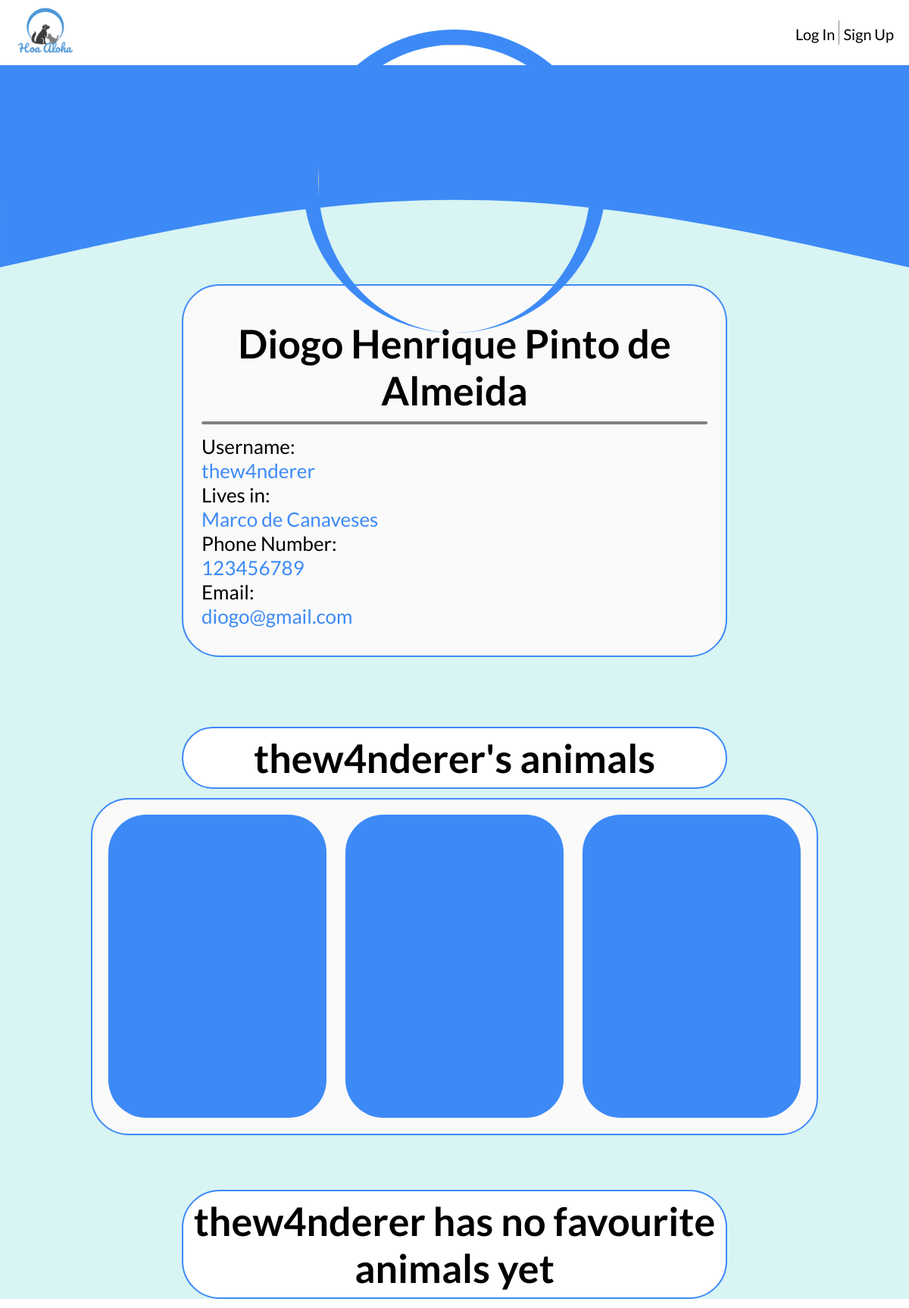
The app's page /pages/profile.php?username=thew4nderer with its own data.
### tables this page shows
CREATE TABLE UserPhotos(
	idUser         INTEGER REFERENCES UserEntities(id),
	idPhoto        INTEGER REFERENCES Photos(id)
);

CREATE TABLE UserEntities (id INTEGER PRIMARY KEY AUTOINCREMENT, name VARCHAR (255) NOT NULL, username VARCHAR (255) UNIQUE, password VARCHAR (255) NOT NULL, location VARCHAR (255) NOT NULL, phoneNumber INT NOT NULL, email VARCHAR (255) NOT NULL);

CREATE TABLE Topics(
	id 				INTEGER PRIMARY KEY,
    idUserEntity    INTEGER NOT NULL REFERENCES UserEntities(id) ON UPDATE CASCADE,
    idPet           INTEGER NOT NULL UNIQUE REFERENCES Pets(id) ON UPDATE CASCADE,
	description     VARCHAR(255) NOT NULL,
	data            DATATIME NOT NULL
);

### database/db_user.php (called while the page is built, shortened)
<?php
  function getUser($username){
    $db = Database::instance()->db();
    $stmt = $db->prepare('SELECT * FROM UserEntities INNER JOIN UserPhotos ON UserEntities.id = UserPhotos.idUser WHERE username = ?');
    $stmt->execute(array($username));
    return $stmt->fetch();
  }
?>

### database/db_animal.php (called while the page is built, shortened)
<?php
  function getAnimal($id) {
    $db = Database::instance()->db();
    $stmt = $db->prepare('SELECT * FROM Pets INNER JOIN PetPhotos ON Pets.id = PetPhotos.idPet WHERE id = ?');
    $stmt->execute(array($id));
    return $stmt->fetchAll();
  }
?>

### database/db_topic.php (called while the page is built, shortened)
<?php
  function getTopicsPostedByUser($idUser){
    $db = Database::instance()->db();
    $stmt = $db->prepare('SELECT DISTINCT * FROM Topics WHERE Topics.idUserEntity = ?');
    $stmt->execute(array($idUser));
    return $stmt->fetchAll();
  }
?>

### templates/tpl_profile.php (the view, shortened to what this page needs)
<?php function draw_profile($user){
?>
<div class="profile-page-complete">
    <div class="profile-container">
        <div class="user-photo">
            <img src="../database/db_link_image.php?id=<?php echo $user['idPhoto'];?>" width="200" height="200">
        </div>
        <div class="user-card">
            <div class="user-name"> <h1><?=$user['name'] ?></h1> </div>
            <hr>
            <div class= "user-information">
                <div class="user-username"> <h4>Username:</h4> <?= $user['username'] ?> </div>
                <div class="user-location"> <h4>Lives in:</h4> <?=$user['location'] ?> </div>
                <div class="user-contacts">
                    <div class="user-phone"> <h4>Phone Number:</h4> <?=$user['phoneNumber'] ?></div>
                    <div class="user-email"> <h4>Email:</h4> <?=$user['email'] ?> </div>
                </div>
            </div>
        </div>
    </div>
<?php } ?>
<?php function start_profile_animals_div($username, $is_own_profile, $n_topics){
?>
    <?php
        $string = $is_own_profile ?
            ($n_topics > 0 ? 'Your animals up for adoption' : 'You have no animals registered yet. <a href=../pages/add_animal.php>Lets change that!</a>') :
            ($n_topics > 0 ? $username . chr(39) . 's animals' : $username . ' has no animals registered yet');
    ?>
    <div class="profile-animals-title-container">
        <h1><?= $string ?></h1>
    </div>
    <div class="profile-animals-ext-container">
        <div class="profile-animals-container">
<?php } ?>
<?php function end_profile_animals_div(){
?>
        </div>
    </div>
<?php } ?>
<?php function start_profile_favourites_div($username, $is_own_profile, $n_favourites){
?>
    <?php
        $string = $is_own_profile ?
            ($n_favourites > 0 ? 'Your favourite animals' : 'You have no favourite animals yet') :
            ($n_favourites > 0 ? $username . chr(39) . 's favourite animals' : $username . ' has no favourite animals yet');
    ?>
    <div class="profile-favourites-title-container">
        <h1><?= $string ?></h1>
    </div>
<?php } ?>
<?php function end_profile_favourites_div(){
?>
        </div>
<?php } ?>

### templates/tpl_common.php (shortened to what this page needs)
<?php
include_once('../templates/tpl_auth.php');
function draw_header($draw_login = true) {
 ?>
  <!DOCTYPE html>
  <html lang="en">
    <head>
        <link rel="stylesheet" href="../css/style.css">
    </head>
    <body>
        <header>
            <a href="main.php">
                <img class="logo" src="../assets/logo.png" width="80" height="80">
            </a>
            <ul class="authentication">
                <?php if ($draw_login){
                    if (isset($_SESSION['username']) && !empty($_SESSION['username'])) draw_logout($_SESSION['username']);
                    else draw_login_button();
                }?>
            </ul>
        </header>
<?php } ?>
<?php function draw_footer() {
  ?>
  </body>
</html>
<?php } ?>

### templates/tpl_auth.php (shortened to what this page needs)
<?php function draw_login_button() {
  ?>
  <li><a href="#" id="loginButton" class="button">Log In</a></li>
  <li><a href="../pages/register.php">Sign Up</a></li>
<?php } ?>

### pages/profile.php (shortened to what this page needs)
<?php
  include_once('../templates/tpl_common.php');
  include_once('../templates/tpl_profile.php');
  include_once('../templates/tpl_topic.php');
  include_once("../database/db_user.php");
  include_once("../database/db_animal.php");
  include_once("../database/db_topic.php");
  $username = $_GET['username'];
  $profile = getUser($username);
  $topics = getTopicsPostedByUser($profile['id']);
  $usersFavourites = getUsersFavourites($profile['id']);
  draw_header();
  draw_profile($profile);
  start_profile_animals_div($username, (@$_SESSION['username'] == $username), count($topics));
  foreach($topics as &$topic) {
    if ($topic != null) {
      $animal = getAnimal($topic['idPet']);
      if ($animal != null) draw_topic_in_profile($topic['id'], $animal);
    }
  }
  end_profile_animals_div();
  start_profile_favourites_div($username, (@$_SESSION['username'] == $username), count($usersFavourites));
  end_profile_favourites_div();
  draw_footer();
  ?>

### templates/tpl_topic.php (shortened to what this page needs)
<?php function draw_topic_in_profile($id, $animal){
?>
    <li>
      <div class="profile-animal-container" >
        <a href="../pages/topic.php?id=<?=$id?>">
          <div class="animal-photo" style="background-image: url(../database/db_link_image.php?id=<?php echo $animal['idPhoto'];?>);">
          </div>
          <div class="animal-text">
          </div>
        </a>
      </div>
    </li>
<?php } ?>

### css/style.css (style rules this page uses)
* { box-sizing: border-box; margin: 0; padding: 0; list-style: none; text-decoration: none; font-family: Lato; }
:root { font-size: 26px; --login-blue: #3d8af7; --login-blue-a: rgba(61, 138, 247, 0.8); --login-blue-soft: rgb(90, 159, 255); --info-field-text: #384dc3; }
body { color: black; background-color: white; margin: 0 auto; padding: 0; }
header { display: flex; justify-content: space-between; align-items: center; padding: 0px 20px; }
.logo { cursor: pointer; }
.authentication li { display: inline-block; }
.authentication li:first-child { border-right-style: solid; border-width: 1px; border-color: gray; padding-right: 5px; }
.authentication li a { font-size: 20px; transition: all 0.3s ease 0s; color: black; }
.profile-page-complete { background-color: #D8F4F3; }
.profile-container { display: block; height: 75vh; position: relative; width: 100%; }
.profile-container .user-photo img { display: block; margin-left: auto; margin-right: auto; position: relative; bottom: 40vh; border-radius: 100%; border-top-style: solid; border-right-style: solid; border-left-style: solid; border-width: 20px; border-color: var(--login-blue); width: 400px; height: 400px; z-index: 1; }
.user-card { position: relative; bottom: 48vh; color: var(--login-blue); margin-left: 20%; margin-right: 20%; padding: 1% 2% 3% 2%; box-sizing: border-box; border-radius: 10px; background-color: rgb(250, 250, 250); border-style: solid; border-color:var(--login-blue); border-radius: 50px; border-width: 2px; }
.user-card .user-name { position: relative; color: black; padding: 5% 0 3px 0; text-align: center; }
.user-card h4, .animal-stat h4 { color: black; font-weight: normal; }
.profile-container .user-card hr { margin-bottom: 2%; margin-top: 1%; border-radius: 10px; border-style: solid; border-width: 2px; border-color: gray; background-color:gray; }
.profile-animals-title-container { color: white; text-align: center; width: 100%; margin-bottom: 1%; display: flex; justify-content: center; }
.profile-animals-title-container h1 { width: 60%; border-style: solid; border-color:var(--login-blue); border-radius: 50px; border-width: 2px; background-color: white; color: black; padding: 1vh; }
.profile-animals-ext-container { width: 100%; display: flex; justify-content: center; margin-bottom: 9vh; }
.profile-animals-container { border-style: solid; border-color:var(--login-blue); border-radius: 50px; border-width: 2px; background-color: rgb(250, 250, 250); width: 80%; display: grid; grid-template-columns: 1fr 1fr 1fr; padding: 1vh; }
.profile-animal-container { margin: 4%; border-radius: 50px; min-height: 40vh; -webkit-transition: 0.3s ease-in-out, -webkit-transform 0.3s ease-in-out; -moz-transition: 0.3s ease-in-out, -moz-transform 0.3s ease-in-out; transition: all 0.3s ease-in-out, transform 0.3s ease-in-out, ; background-color: var(--login-blue); }
.profile-animal-container .animal-photo { width: 100%; height: 40vh; background-repeat: no-repeat; background-size: cover; border-top-left-radius: 45px; border-top-right-radius: 45px; }
.profile-animal-container .animal-text { padding-top: 2%; height: 10vh; text-align: center; color: white; }
.profile-favourites-title-container { color: white; text-align: center; width: 100%; margin-bottom: 1%; display: flex; justify-content: center; }
.profile-favourites-title-container h1 { width: 60%; border-style: solid; border-color:var(--login-blue); border-radius: 50px; border-width: 2px; background-color: white; color: black; padding: 1vh; }

### records on screen
userphotos: idUser.name "Diogo Henrique Pinto de Almeida", idUser.username "thew4nderer", idUser.location "Marco de Canaveses", idUser.phoneNumber "123456789", idUser.email "diogo@gmail.com"

### other values on screen
$username "thew4nderer"
chr(39) "'"
$string "thew4nderer has no favourite animals yet"
